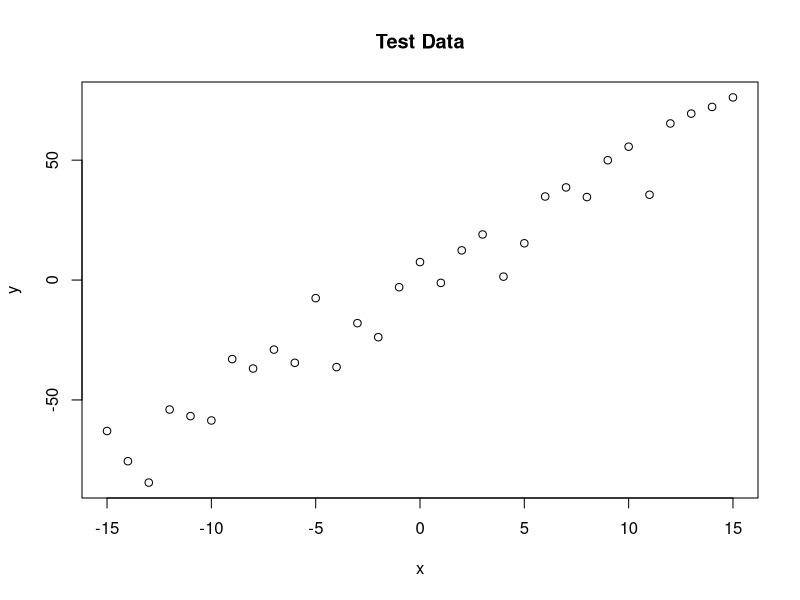
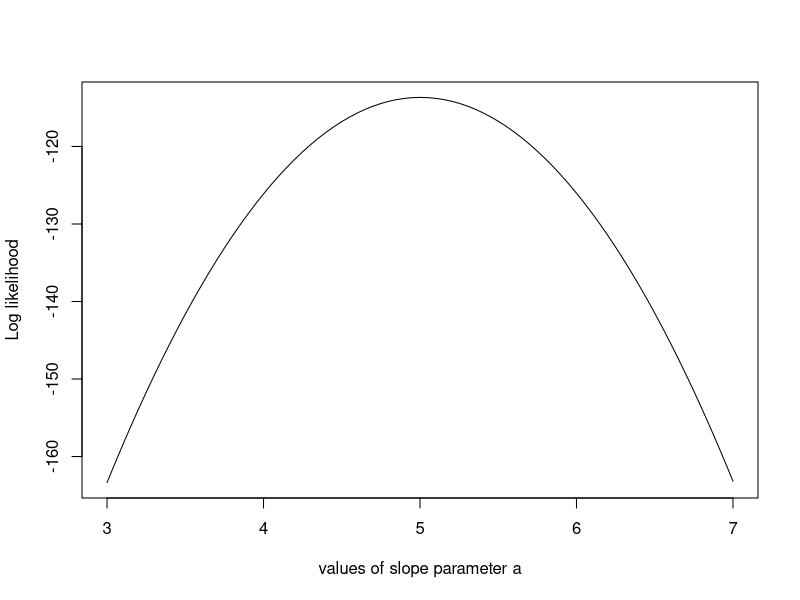

Reproduce these figures in R, in order.
trueA <- 5
trueB <- 0
trueSd <- 10
sampleSize <- 31

# create independent x-values 
x <- (-(sampleSize-1)/2):((sampleSize-1)/2)
# create dependent values according to ax + b + N(0,sd)
y <-  trueA * x + trueB + rnorm(n=sampleSize,mean=0,sd=trueSd)

plot(x,y, main="Test Data")

# We need to derive the posterior distribution at the first step, but before that, both likelihood function and prior distribution are required given the reason that the posterior function is the product of both of them.

# Derive the likelihood function
likelihood <- function(param){
  a = param[1]
  b = param[2]
  sd = param[3]
  
  pred = a*x + b
  singlelikelihoods = dnorm(y, mean = pred, sd = sd, log = T)
  sumll = sum(singlelikelihoods)
  return(sumll)   
}

# Example: plot the likelihood profile of the slope a
slopevalues <- function(x){return(likelihood(c(x, trueB, trueSd)))}
slopelikelihoods <- lapply(seq(3, 7, by=.05), slopevalues )
plot (seq(3, 7, by=.05), slopelikelihoods , type="l", xlab = "values of slope parameter a", ylab = "Log likelihood")


# Prior distribution
prior <- function(param){
  a = param[1]
  b = param[2]
  sd = param[3]
  aprior = dunif(a, min=0, max=10, log = T)
  bprior = dnorm(b, sd = 5, log = T)
  sdprior = dunif(sd, min=0, max=30, log = T)
  return(aprior+bprior+sdprior)
}

# The product of likelihood function and prior distribution is the posterior distribution, while in logarithm, the sum is.
posterior <- function(param){
  return (likelihood(param) + prior(param))
}


######## Metropolis algorithm ################
# Choose a probability distribution as the proposal function, and in this case, we choose a normal distribution, with the number of random generation to be 3.
proposalfunction <- function(param){
  return(rnorm(3,mean = param, sd= c(0.1,0.5,0.3)))
}

run_metropolis_MCMC <- function(startvalue, iterations){
  # We choose chain to be a matrix of (iterations+1)*3
  chain = array(dim = c(iterations+1,3))
  # Set the first row of chain to be the initial value
  chain[1,] = startvalue
  for (i in 1:iterations){
    proposal = proposalfunction(chain[i,])
    # Acceptance probability is named as 'probab'
    probab = exp(posterior(proposal) - posterior(chain[i,]))
    # Now we set a random number from uniform distribution. If it is less than acceptance probability, we accept it as the new 'proposal',
    if (runif(1) < probab){
      chain[i+1,] = proposal
      # otherwise, we reject the new value and still set the old value as the one we are going to use.
    }else{
      chain[i+1,] = chain[i,]
    }
  }
  return(chain)
}
# set the initial value, and with the expected iterations, we can have the matrix 'chain'. 
startvalue = c(4,0,10)
chain = run_metropolis_MCMC(startvalue, 10000)

burnIn = 5000
acceptance = 1-mean(duplicated(chain[-(1:burnIn),]))

### Summary: #######################
summary_plot <- function(plotnumber){
# Posterior estimate for slope(a)
  if(plotnumber == 1){
par(mfrow = c(2,3))
hist(chain[-(1:burnIn),1],nclass=30, , main="Posterior of a", xlab="True value = red line" )
abline(v = mean(chain[-(1:burnIn),1]))
abline(v = trueA, col="red" )}
# Posterior estimate for slope(b)
  if(plotnumber == 2){
hist(chain[-(1:burnIn),2],nclass=30, main="Posterior of b", xlab="True value = red line")
abline(v = mean(chain[-(1:burnIn),2]))
abline(v = trueB, col="red" )}
# Posterior estimate for standard deviation of the error
  if(plotnumber == 3){
hist(chain[-(1:burnIn),3],nclass=30, main="Posterior of sd", xlab="True value = red line")
abline(v = mean(chain[-(1:burnIn),3]) )
abline(v = trueSd, col="red" )}
  if(plotnumber == 4){
# Markov Chain of parameter value of (a)
plot(chain[-(1:burnIn),1], type = "l", xlab="True value = red line" , main = "Chain values of a", )
abline(h = trueA, col="red" )}
  if(plotnumber == 5){
# Markov Chain of parameter value of (b)
plot(chain[-(1:burnIn),2], type = "l", xlab="True value = red line" , main = "Chain values of b", )
abline(h = trueB, col="red" )}
  if(plotnumber == 6){
# Markov Chain of parameter value of standard deviation of the error
plot(chain[-(1:burnIn),3], type = "l", xlab="True value = red line" , main = "Chain values of sd", )
abline(h = trueSd, col="red" )}
}
# for comparison:
summary(lm(y~x))

